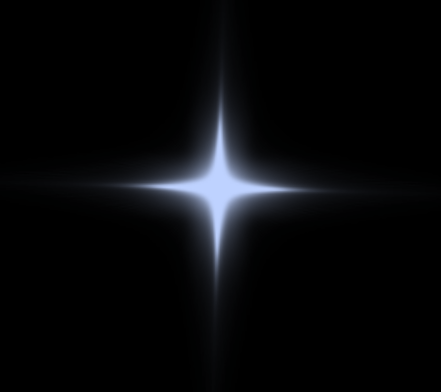
#> input picture images/Stars_Ref/4_corner_star.png, 441 x 392 px, found by its file name
$ python test.py
#> lines starting #> are read from the running program, lines starting #| are printed output that depends on the picture
import cv2
import numpy as np
import time
import os
from datetime import datetime
from PIL import ImageGrab

class AuraDetector:
    def __init__(self):
        # Define RGB color centers for different auras, categorized by rarity, with color tolerances
        self.auras = {
            "10k+": {
                "Comet": {"color": np.array([190, 210, 255]), "tolerance": 50},
            },
            "1m+": {
                "Poseidon": {"color": np.array([14, 97, 136]), "tolerance": 35},
            },
            "10m+": {
                "Chromatic": {"color": np.array([255, 45, 46]), "tolerance": 30},
                "Ethereal": {"color": np.array([207, 191, 255]), "tolerance": 30},
                "Exotic Apex": {"color": np.array([56, 198, 217]), "tolerance": 45},
            },
            "100m+": {
                "Overture": {"color": np.array([61, 101, 211]), "tolerance": 60},
                "Overture History": {"color": np.array([89, 255, 150]), "tolerance": 60}
            }
        }

        # Load star shape references
        self.star_ref_4_corner = cv2.imread("images/4_corner_star.png", cv2.IMREAD_GRAYSCALE)
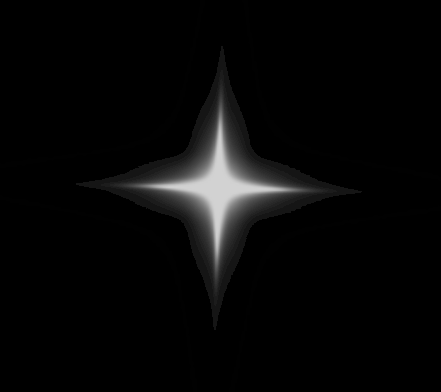
#> self.star_ref_4_corner: shape (392, 441); min 0, max 210, mean 7.7
        self.star_ref_8_corner = cv2.imread("images/8_corner_star.png", cv2.IMREAD_GRAYSCALE)
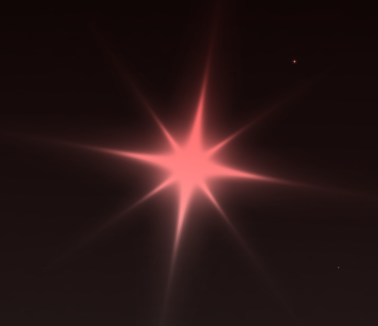
#> input picture images/Stars_Ref/8_corner_star.png, 378 x 326 px, found by its file name
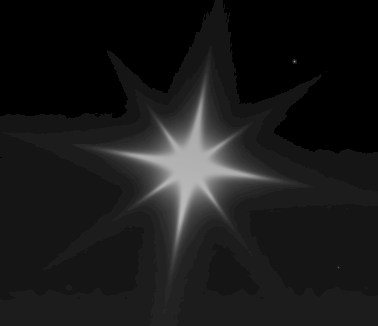
#> self.star_ref_8_corner: shape (326, 378); min 0, max 186, mean 24.9

        if self.star_ref_4_corner is None or self.star_ref_8_corner is None:
            raise FileNotFoundError("Star reference images not found in 'images' folder.")

        os.makedirs("images", exist_ok=True)
        self.previous_aura_name = None
        self.last_detection_time = 0  # Cooldown timer
        self.ignored_4_corner_count = 0  # Counter for ignored 4-corner detections
        self.max_ignored_threshold = 2  # Threshold for switching to 8-corner detection

    # [128 lines left out: functions is_pure_black_background, detect_star_shape, adjust_brightness, detect_aura, save_image, not called in this run]

    def run(self, interval=1):
        while True:
#> (the run stopped early here; a loop or call above may not have finished)
